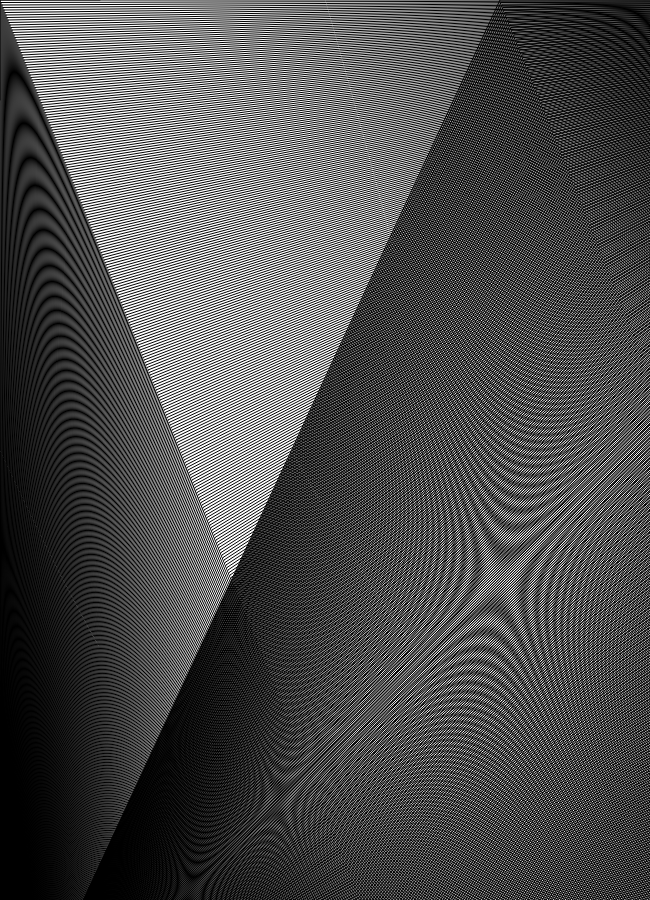
Frame 1 (no input)
Frame 60 (no input): identical to frame 1, image omitted
Frame 120 (the mouse pressed at the canvas centre since frame 60): identical to frame 1, image omitted

The p5.js sketch that drew this single still picture (run headless with seeded random() and noise() and a simulated clock; from frame 60 on, the mouse is pressed at the canvas centre):

// p5.js sketch
// ── sketch.js
function setup() {
	createCanvas(650, 900);
	
}

function draw() {
	background(255);
	for (var i = 0; i<width; i++){
	var y = i%500;
		line(100, 0, i, y*2);
		line(0, 100, y*2, i);
		
		for(var i = 0; i < height; i++){
		var y = i%500;
		line(1080, 0, i, y*2.5);
		line(0, 1080, i, y*2.5);
		}
	}
}
